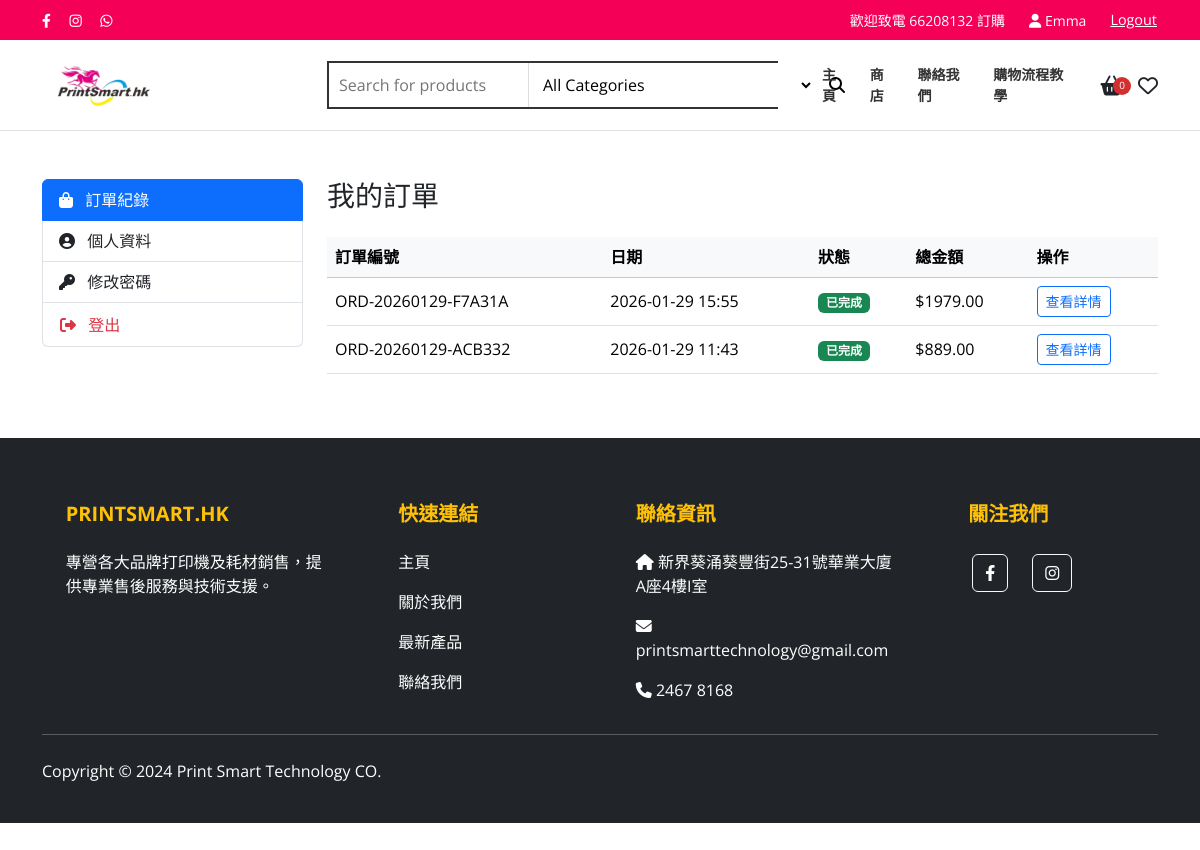
The page /profile/ (signed in) on the database as committed earlier.
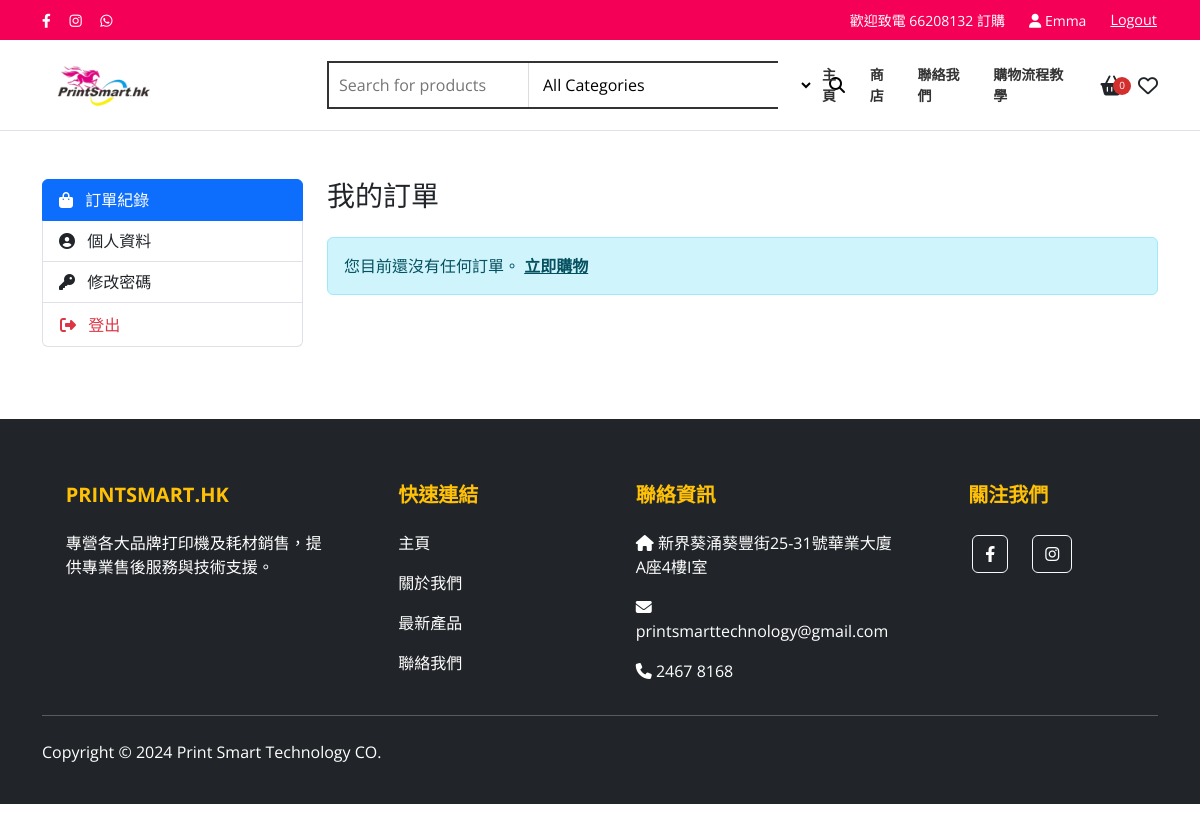
The same page on the database as committed later.
### store/models.py (models this page shows, shortened)
class Order(models.Model):
    STATUS_CHOICES = [
        ('created', '已建立'),
        ('paid', '已付款'),
        ('fulfilling', '備貨中'),
        ('partially_shipped', '部份交付'),
        ('shipped', '已出貨'),
        ('completed', '已完成'),
        ('canceled', '已取消'),
        ('returned', '退貨'),
        ('refunded', '已退費'),
    ]
    order_number = models.CharField(max_length=50, unique=True, editable=False, verbose_name="訂單編號", null=True)
    user = models.ForeignKey(User, related_name='orders', null=True, blank=True, on_delete=models.SET_NULL, verbose_name="會員帳號")
    customer_name = models.CharField(max_length=100, verbose_name="客戶名稱")
    email = models.EmailField(verbose_name="電子郵件")
    phone = models.CharField(max_length=30, blank=True, verbose_name="電話")
    address = models.CharField(max_length=255, verbose_name="地址")
    ip_address = models.GenericIPAddressField(blank=True, null=True, verbose_name="IP 地址")
    notes = models.TextField(blank=True, verbose_name="備註")
    coupon = models.ForeignKey(Coupon, related_name='orders', null=True, blank=True, on_delete=models.SET_NULL, verbose_name="優惠券")
    payment_method = models.ForeignKey(PaymentMethod, null=True, blank=True, on_delete=models.SET_NULL, verbose_name="付款方式")
    payment_proof = models.ImageField(upload_to='payment_proofs/', blank=True, null=True, verbose_name="付款證明 (入數紙)")
    discount_amount = models.DecimalField(max_digits=10, decimal_places=2, default=0, verbose_name="折扣金額")
    status = models.CharField(max_length=20, choices=STATUS_CHOICES, default='created', verbose_name="狀態")
    total_amount = models.DecimalField(max_digits=12, decimal_places=2, default=0, verbose_name="總金額")
    created_at = models.DateTimeField(default=timezone.now, verbose_name="訂單時間")
    updated_at = models.DateTimeField(auto_now=True, verbose_name="更新時間")
    class Meta:
        verbose_name = "訂單"
        verbose_name_plural = "訂單"

### store/views.py (the view)
# urls.py: path('profile/', views.profile_view, name='profile'),
@login_required
def profile_view(request):
    orders = Order.objects.filter(user=request.user).order_by('-created_at')
    profile, created = UserProfile.objects.get_or_create(user=request.user)
    if request.method == 'POST':
        if 'update_profile' in request.POST:
            user_form = UserUpdateForm(request.POST, instance=request.user)
            profile_form = UserProfileForm(request.POST, instance=profile)
            password_form = PasswordChangeForm(request.user)
            if user_form.is_valid() and profile_form.is_valid():
                user_form.save()
                profile_form.save()
                messages.success(request, '個人資料已更新')
                return redirect('profile')
        elif 'change_password' in request.POST:
            user_form = UserUpdateForm(instance=request.user)
            profile_form = UserProfileForm(instance=profile)
            password_form = PasswordChangeForm(request.user, request.POST)
            if password_form.is_valid():
                user = password_form.save()
                update_session_auth_hash(request, user)  # Important!
                messages.success(request, '密碼已成功修改')
                return redirect('profile')
    else:
        user_form = UserUpdateForm(instance=request.user)
        profile_form = UserProfileForm(instance=profile)
        password_form = PasswordChangeForm(request.user)
    context = {
        'orders': orders,
        'user_form': user_form,
        'profile_form': profile_form,
        'password_form': password_form
    }
    return render(request, 'store/profile.html', context)

### store/forms.py
class UserUpdateForm(forms.ModelForm):
    class Meta:
        model = User
        fields = ['first_name', 'last_name', 'email']
        widgets = {
            'first_name': forms.TextInput(attrs={'class': 'form-control'}),
            'last_name': forms.TextInput(attrs={'class': 'form-control'}),
            'email': forms.EmailInput(attrs={'class': 'form-control'}),
        }
        labels = {
            'first_name': '名字',
            'last_name': '姓氏',
            'email': '電子郵件',
        }

class UserProfileForm(forms.ModelForm):
    class Meta:
        model = UserProfile
        fields = ['phone', 'address']
        widgets = {
            'phone': forms.TextInput(attrs={'class': 'form-control'}),
            'address': forms.TextInput(attrs={'class': 'form-control'}),
        }
        labels = {
            'phone': '電話',
            'address': '地址',
        }

### store/context_processors.py (called while the page is built)
def site_settings(request):
    settings = SiteSettings.objects.first()
    categories = Category.objects.all()
    return {
        'site_settings': settings,
        'categories': categories
    }

### templates/store/profile.html (shortened to what this page needs)
{% extends 'base.html' %}
{% block content %}
<div class="container my-5">
    <div class="row">
        <div class="col-md-3 mb-4">
            <div class="list-group" id="profile-tabs" role="tablist">
                <a class="list-group-item list-group-item-action active" id="orders-tab" data-bs-toggle="list" href="#orders" role="tab" aria-controls="orders">
                    <i class="fas fa-shopping-bag me-2"></i> 訂單紀錄
                </a>
                <a class="list-group-item list-group-item-action" id="account-tab" data-bs-toggle="list" href="#account" role="tab" aria-controls="account">
                    <i class="fas fa-user-circle me-2"></i> 個人資料
                </a>
                <a class="list-group-item list-group-item-action" id="password-tab" data-bs-toggle="list" href="#password" role="tab" aria-controls="password">
                    <i class="fas fa-key me-2"></i> 修改密碼
                </a>
                <form method="post" action="{% url 'logout' %}" class="list-group-item list-group-item-action text-danger">
                    <button type="submit" class="btn btn-link text-danger p-0 text-decoration-none w-100 text-start">
                        <i class="fas fa-sign-out-alt me-2"></i> 登出
                    </button>
                </form>
            </div>
        </div>
        <div class="col-md-9">
            <div class="tab-content" id="profile-tabs-content">
                <div class="tab-pane fade show active" id="orders" role="tabpanel" aria-labelledby="orders-tab">
                    <h3 class="mb-4">我的訂單</h3>
                    {% if orders %}
                        <div class="table-responsive">
                            <table class="table table-hover align-middle">
                                <thead class="table-light">
                                    <tr>
                                        <th>訂單編號</th>
                                        <th>日期</th>
                                        <th>狀態</th>
                                        <th>總金額</th>
                                        <th>操作</th>
                                    </tr>
                                </thead>
                                <tbody>
                                    {% for order in orders %}
                                    <tr>
                                        <td>{{ order.order_number|default:order.id }}</td>
                                        <td>{{ order.created_at|date:"Y-m-d H:i" }}</td>
                                        <td>
                                            <span class="badge {% if order.status == 'completed' %}bg-success{% elif order.status == 'canceled' %}bg-danger{% else %}bg-warning text-dark{% endif %}">
                                                {{ order.get_status_display }}
                                            </span>
                                        </td>
                                        <td>${{ order.total_amount }}</td>
                                        <td>
                                            <a href="{% url 'user_order_detail' order.id %}" class="btn btn-sm btn-outline-primary">
                                                查看詳情
                                            </a>
                                        </td>
                                    </tr>
                                    {% endfor %}
                                </tbody>
                            </table>
                        </div>
                    {% else %}
                        <div class="alert alert-info">
                            您目前還沒有任何訂單。 <a href="{% url 'product_list' %}" class="alert-link">立即購物</a>
                        </div>
                    {% endif %}
                </div>
            </div>
        </div>
    </div>
</div>
{% endblock %}

Rows that differ between the two databases and show on the page:
no longer on this page (row edited): Order: order_number "ORD-20260129-F7A31A", created_at "2026-01-29 15:55", status "已完成", total_amount "1979.00"
no longer on this page (row edited): Order: order_number "ORD-20260129-ACB332", created_at "2026-01-29 11:43", status "已完成", total_amount "889.00"
Other text that changed with them:
text no longer shown: "訂單編號 日期 狀態 總金額 操作"
text now shown: "您目前還沒有任何訂單。 立即購物"
